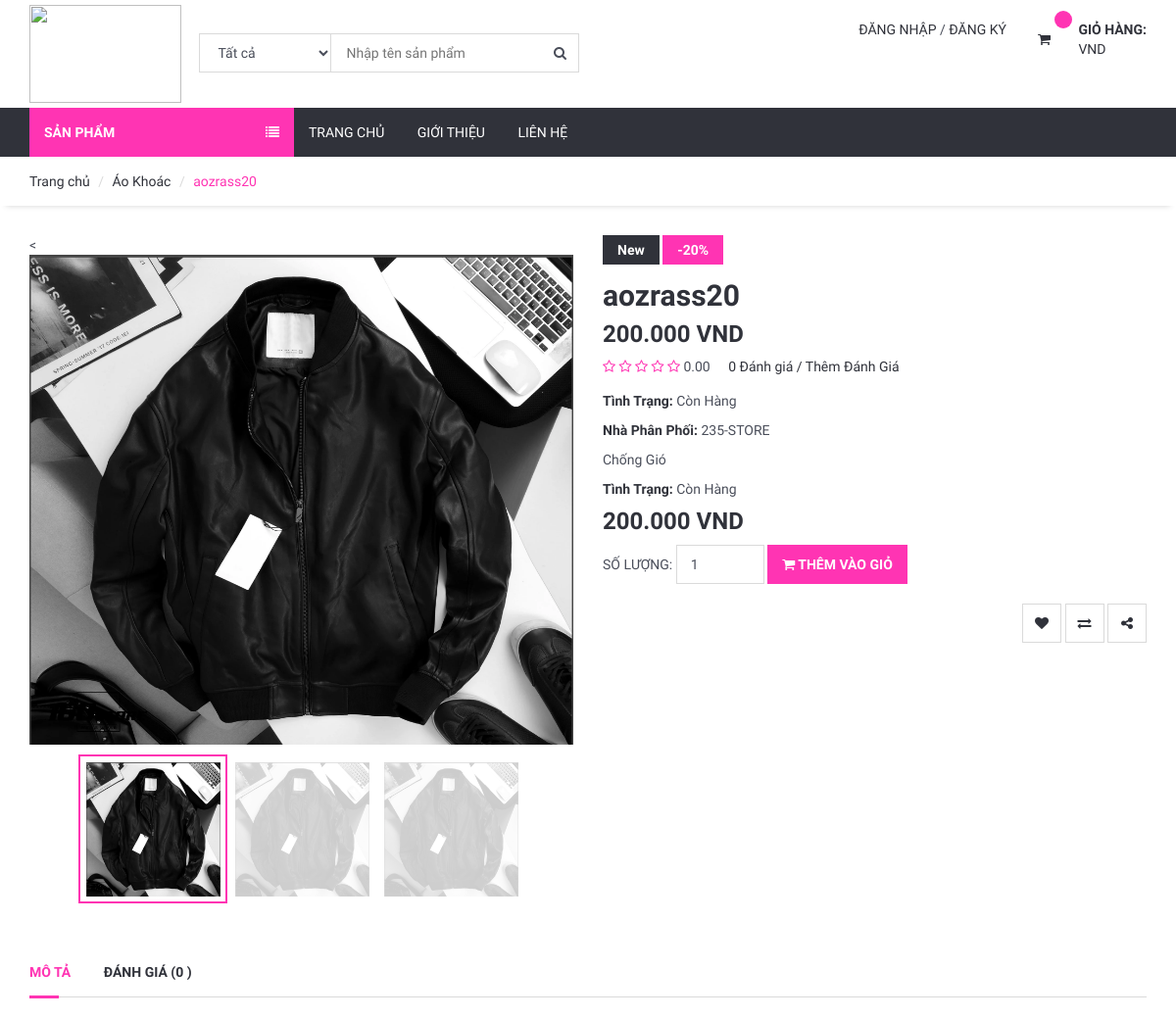
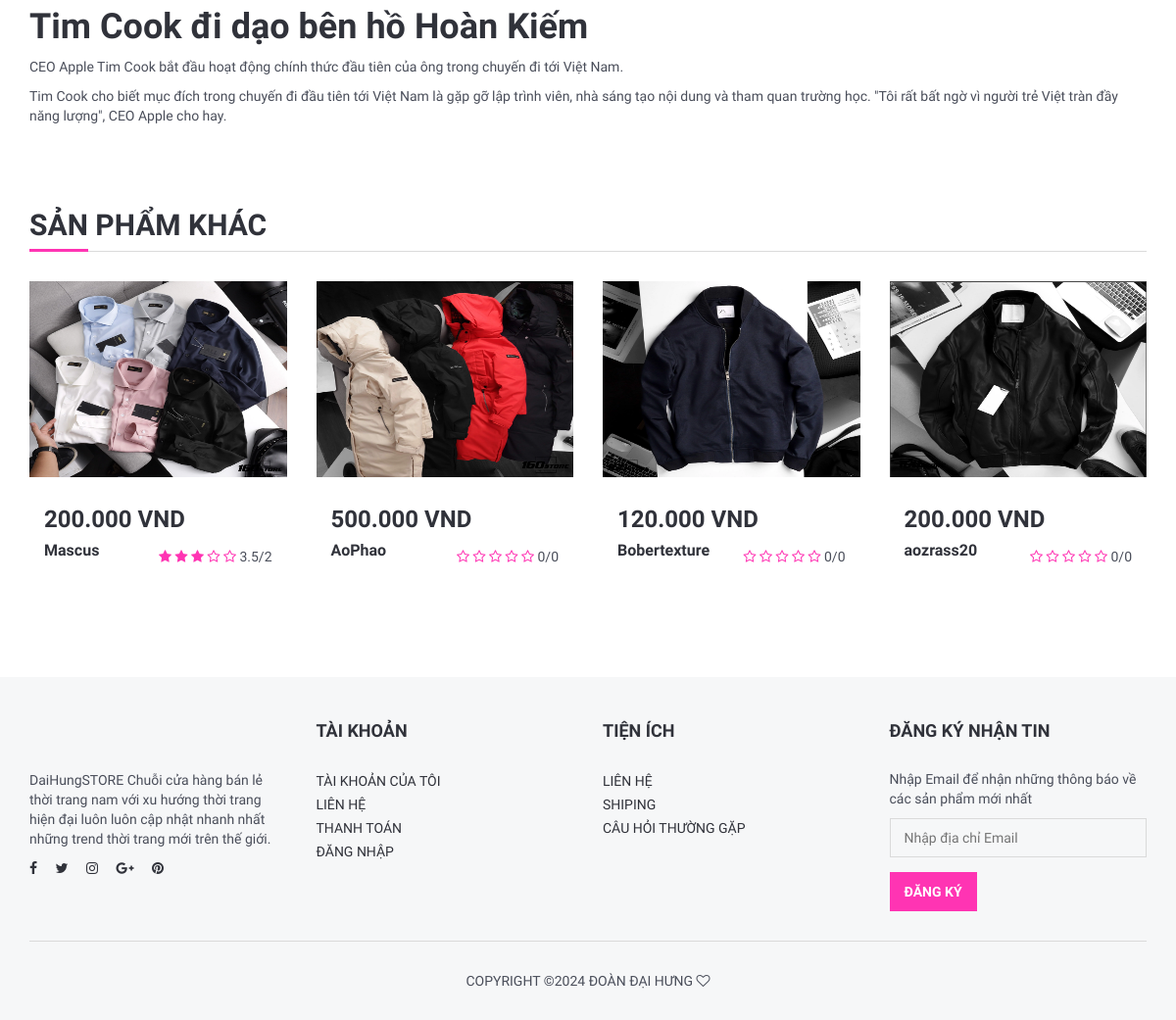
Screenshot of /product/1/aozrass20/ with the database file from the repository (2 pictures, top to bottom).
### product/models.py (models this page shows, shortened)
class Product(models.Model):
    STATUS = (
        ('True', 'True'),
        ('False', 'False'),
    )
    VARIANTS = (
        ('None', 'None'),
        ('Size', 'Size'),
        ('Color', 'Color'),
        ('Size-Color', 'Size-Color'),
    )
    category = models.ForeignKey(Category, on_delete=models.CASCADE) #many to one relation with Category
    title = models.CharField(max_length=150)
    keywords = models.CharField(max_length=255)
    description = models.TextField(max_length=255)
    image=models.ImageField(upload_to='images/',null=False)
    price = models.DecimalField(max_digits=12, decimal_places=3,default=0)
    amount=models.IntegerField(default=0)
    minamount=models.IntegerField(default=3)
    variant=models.CharField(max_length=10,choices=VARIANTS, default='None')
    detail=RichTextUploadingField()
    slug = models.SlugField(null=False, unique=True)
    status=models.CharField(max_length=10,choices=STATUS)
    create_at=models.DateTimeField(auto_now_add=True)
    update_at=models.DateTimeField(auto_now=True)
    def image_tag(self):
            return mark_safe('<img src="{}" height="50"/>'.format(self.image.url))
    image_tag.short_description='Image'
    def avaregereview(self):
        reviews = Comment.objects.filter(product=self, status='New').aggregate(avarage=Avg('rate'))
        avg = 0
        if reviews["avarage"] is not None:
            avg = float(reviews["avarage"])
        return avg
    def countreview(self):
        reviews = Comment.objects.filter(product=self, status='New').aggregate(count=Count('id'))
        cnt = 0
        if reviews["count"] is not None:
            cnt = int(reviews["count"])
        return cnt

class Category(MPTTModel):
    STATUS = (
        ('True', 'True'),
        ('False', 'False'),
    )
    parent = TreeForeignKey('self',blank=True, null=True ,related_name='children', on_delete=models.CASCADE)
    title = models.CharField(max_length=50)
    keywords = models.CharField(max_length=255)
    description = models.TextField(max_length=255)
    image=models.ImageField(blank=True,upload_to='images/')
    status=models.CharField(max_length=10, choices=STATUS)
    slug = models.SlugField(null=False, unique=True)
    create_at=models.DateTimeField(auto_now_add=True)
    update_at=models.DateTimeField(auto_now=True)
    class MPTTMeta:
        order_insertion_by = ['title']

class Images(models.Model):
    product=models.ForeignKey(Product,on_delete=models.CASCADE)
    title = models.CharField(max_length=50,blank=True)
    image = models.ImageField(blank=True, upload_to='images/')

### home/views.py (the view, shortened to what this page needs)
# urls.py: path('product/<int:id>/<slug:slug>/', views.product_detail, name='product_detail'),
def product_detail(request,id,slug):
    query = request.GET.get('q')
    category = Category.objects.all()
    product=Product.objects.get(pk=id)
    products_picked = Product.objects.all().order_by('?')[:4]
    images=Images.objects.filter(product_id=id)
    comments=Comment.objects.filter(product_id=id,status="New")
    context = {'product': product, 'category': category,
                'products_picked':products_picked,
                'images':images,
                'comments':comments
               }
    return render(request,'product_detail.html',context)

### home/templates/product_detail.html (shortened to what this page needs)
{% extends 'homebase.html' %}
{% load static %}
{% block sidebar %} {% include 'sidebar.html' %} {% endblock %}
{% block body %}
	<div id="breadcrumb">
		<div class="container">
			<ul class="breadcrumb">
				<li><a href="#">Trang chủ</a></li>
				<li><a href="/category/{{product.category.id}}/{{product.category.slug}}">{{product.category.title}} </a></li>
				<li class="active">{{product.title}} </li>
			</ul>
		</div>
	</div>
	<div class="section">
		<div class="container">
			<div class="row">
				<div class="product product-details clearfix">
					<div class="col-md-6">
						<div id="product-main-view">
							<{% if variant.image_id > 0 %}
                                <div class="product-view">
                                    <img src="{{ variant.image }}" alt="" style="height: 500px">
                                </div>
                            {% else %}
                                <div class="product-view">
                                    <img src="{{ product.image.url }}" alt="" style="height: 500px">
                                </div>
                            {% endif %}
						</div>
						<div id="product-view">
							<div class="product-view">
								<img src="{{product.image.url}}" alt="" >
							</div>
							{% for rs in images %}
							<div class="product-view">
								<img src="{{rs.image.url}}" alt="">
							</div>
							{% endfor %}
						</div>
					</div>
					<div class="col-md-6">
						<div class="product-body">
							<div class="product-label">
								<span>New</span>
								<span class="sale">-20%</span>
							</div>
							<h2 class="product-name">{{product.title}}</h2>
							<h3 class="product-price">{{product.price|floatformat:3}} VND</h3>
							<div>
								<div class="product-rating">
                                    <i class="fa fa-star{% if product.avaregereview < 1%}-o empty{% endif%}" style="color:#FF34B3"></i>
                                    <i class="fa fa-star{% if product.avaregereview < 2%}-o empty{% endif%}" style="color:#FF34B3"></i>
                                    <i class="fa fa-star{% if product.avaregereview < 3%}-o empty{% endif%}" style="color:#FF34B3"></i>
                                    <i class="fa fa-star{% if product.avaregereview < 4%}-o empty{% endif%}" style="color:#FF34B3"></i>
                                    <i class="fa fa-star{% if product.avaregereview < 5%}-o empty{% endif%}" style="color:#FF34B3"></i>
                                    {{ product.avaregereview |stringformat:".2f"}}
                                </div>
                                <a href="#tab1"> {{ product.countreview}}  Đánh giá / Thêm Đánh Giá</a>
							</div>
							<p><strong>Tình Trạng:</strong> Còn Hàng</p>
							<p><strong>Nhà Phân Phối:</strong> 235-STORE</p>
							<p>{{product.description}}</p>
							<div class="product-btns">
                                <div class="size-option">
                            {% if  product.variant != 'None'   %}
                                <form action="/order/addtoshopcart/{{ product.id }}" method="post"  id="addchart-form">
                                    {% csrf_token %}
                                    <input type="hidden" name="variantid" id="variantid" value="{{ variant.id }}">
                                    <div id="SelectedProduct">
                                        <p><strong>Tình Trạng:</strong> {% if variant.quantity > 0  %} Còn Hàng {% else %} Hết Hàng {% endif %}</p>
                                        <p><strong>Đã chọn :</strong> Size : {{ variant.size }}  --  Màu : {{ variant.color }} </p>
                                        <h3 class="product-price">{{ variant.price|floatformat:3}} VND</h3>
                                        <div class="qty-input">
                                            <span class="text-uppercase">Số lượng: </span>
                                            <input class="input" name="quantity" type="number" value="1" min="1" max="{{ variant.quantity }}">
                                            <button type="submit" {% if variant.quantity < 1  %} disabled {% endif %} class="primary-btn add-to-cart">
                                                <i class="fa fa-shopping-cart"></i> Thêm Vào Giỏ
                                            </button>
                                        </div>
                                    </div>
                                </form>
                            {% else %}
                                <form action="/order/addtoshopcart/{{ product.id }}" method="post"  id="addchart-form">
                                    <div id="SelectedProduct">
                                        <p><strong>Tình Trạng:</strong> {% if product.amount > 0  %} Còn Hàng {% else %} Hết Hàng {% endif %}</p>
                                        <h3 class="product-price">{{ product.price |floatformat:3}} VND</h3>
                                        <div class="qty-input">
                                            <span class="text-uppercase">Số lượng: </span>
                                            <input class="input" name="quantity" type="number" value="1" min="1" max="{{ product.amount }}">
                                            <button type="submit" {% if product.amount < 1  %} disabled {% endif %} class="primary-btn add-to-cart">
                                                <i class="fa fa-shopping-cart"></i> Thêm Vào Giỏ
                                            </button>
                                        </div>
                                    </div>
                                </form>
                            {% endif %}
                        </div>
                        <br>
                        <div class="pull-right">
                            <button class="main-btn icon-btn"><i class="fa fa-heart"></i></button>
                            <button class="main-btn icon-btn"><i class="fa fa-exchange"></i></button>
                            <button class="main-btn icon-btn"><i class="fa fa-share-alt"></i></button>
                        </div>
							</div>
						</div>
					</div>
					<div class="col-md-12">
						<div class="product-tab">
							<ul class="tab-nav">
								<li class="active"><a data-toggle="tab" href="#tab1">Mô tả</a></li>
								<li><a data-toggle="tab" href="#tab2">Đánh giá ({{ product.countreview}} )</a></li>
							</ul>
							<div class="tab-content">
								<div id="tab1" class="tab-pane fade in active">
									<p>{{product.detail|safe}}</p>
								</div>
							</div>
						</div>
					</div>
				</div>
			</div>
		</div>
	</div>
	<div class="section">
		<div class="container">
			<div class="row">
				<div class="col-md-12">
					<div class="section-title">
						<h2 class="title">Sản Phẩm Khác</h2>
					</div>
				</div>
				{% for rs in products_picked %}
                <div class="col-md-3 col-sm-6 col-xs-6">
                    <div class="product product-single">
                        <div class="product-thumb">
                            <img src="{{ rs.image.url }}" alt="" style="height: 200px">
                        </div>
                        <div class="product-body">
                            <h3 class="product-price">{{ rs.price }} VND </h3>
                            <div class="product-rating">
                                <i class="fa fa-star{% if rs.avaregereview < 1%}-o empty{% endif%}" style="color:#FF34B3"></i>
                                <i class="fa fa-star{% if rs.avaregereview < 2%}-o empty{% endif%}" style="color:#FF34B3"></i>
                                <i class="fa fa-star{% if rs.avaregereview < 3%}-o empty{% endif%}" style="color:#FF34B3"></i>
                                <i class="fa fa-star{% if rs.avaregereview < 4%}-o empty{% endif%}" style="color:#FF34B3"></i>
                                <i class="fa fa-star{% if rs.avaregereview < 5%}-o empty{% endif%}" style="color:#FF34B3"></i>
                                {{ rs.avaregereview}}/{{ rs.countreview}}
                            </div>
                            <h2 class="product-name"><a href="#">{{ rs.title }}</a></h2>
                        </div>
                    </div>
                </div>
           		 {% endfor %}
			</div>
		</div>
	</div>
{% endblock %}

### rows the page displays
Product: category "Áo Khoác", title "aozrass20", image (picture), price "200.000", avaregereview "0.00", countreview "0", description "Chống Gió", detail "Tim Cook đi dạo bên hồ Hoàn Kiếm CEO Apple Tim Cook bắt đầu hoạt động chính thức đầu tiên của ông trong chuyến đi tới Việt Nam. Tim Cook cho biết mục đích trong chuyến đi đầu tiên tới Việt Nam là gặp gỡ lập trình viên, nhà sáng tạo nội dung và tham quan trường học. \"Tôi rất bất ngờ vì người trẻ Việt tràn đầy năng lượng\", CEO Apple cho hay.", avaregereview "0"
Images: image (picture)
Images: image (picture)
Product: image (picture), price "200.000", avaregereview "3.5", countreview "2", title "Mascus"
Product: image (picture), price "500.000", avaregereview "0", countreview "0", title "AoPhao"
Product: image (picture), price "120.000", avaregereview "0", countreview "0", title "Bobertexture"
